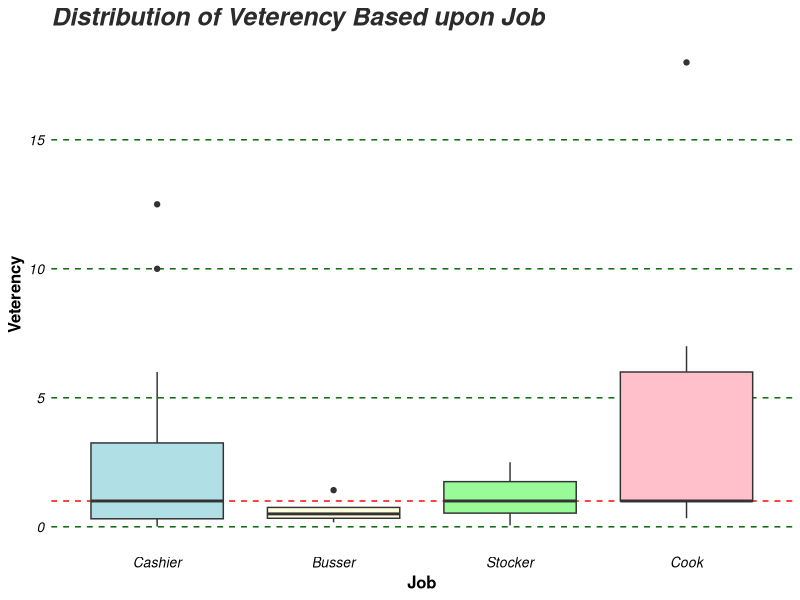
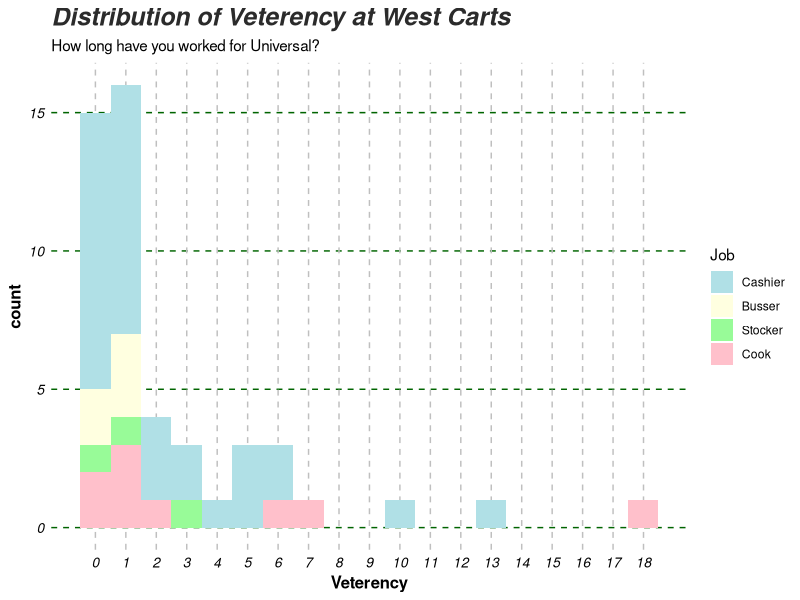
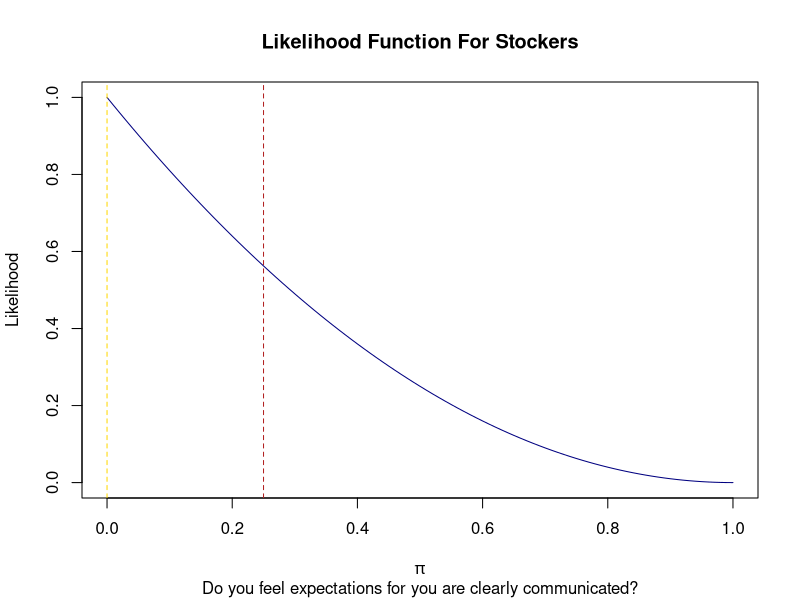
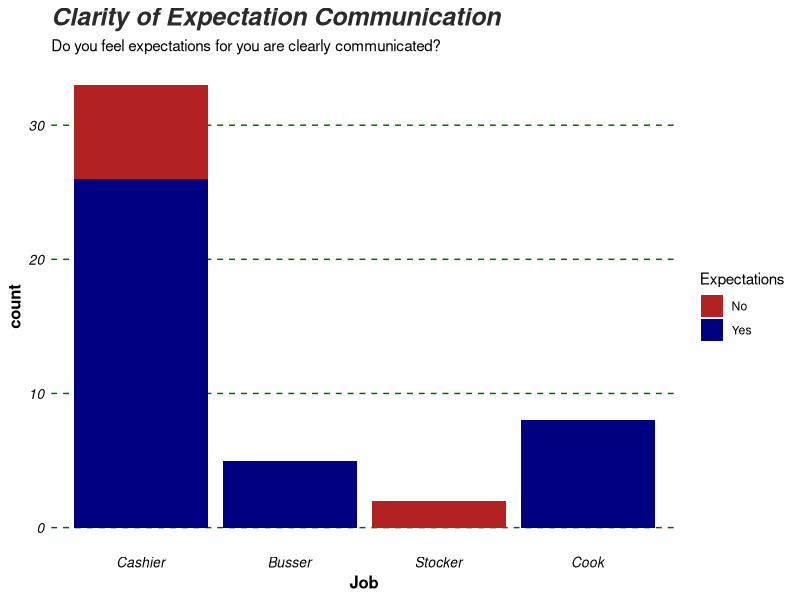
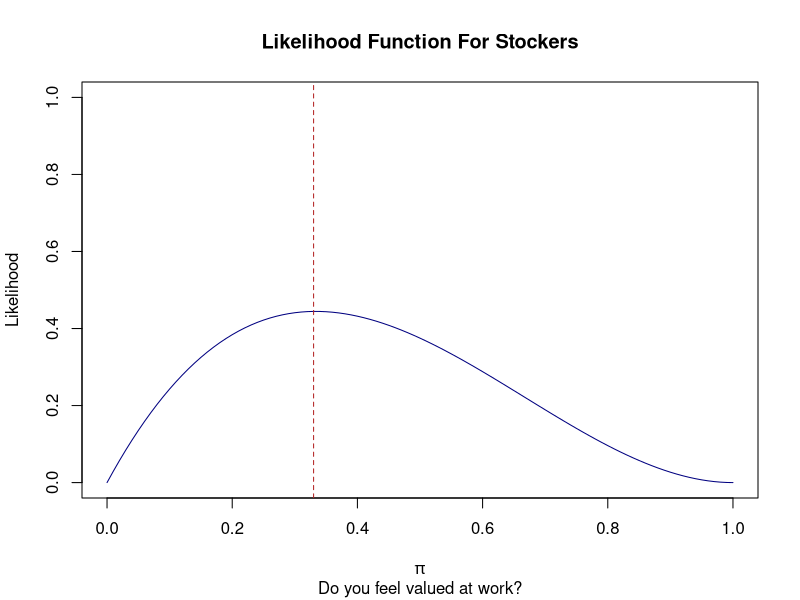
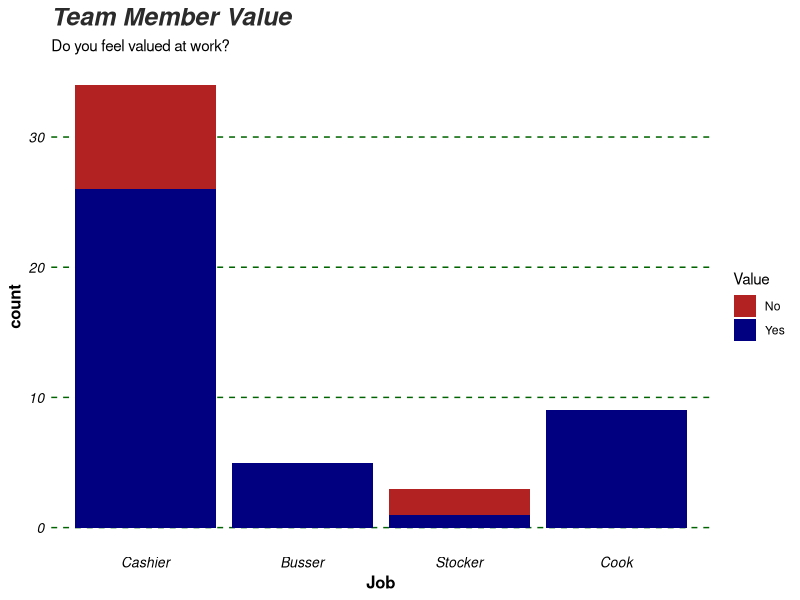
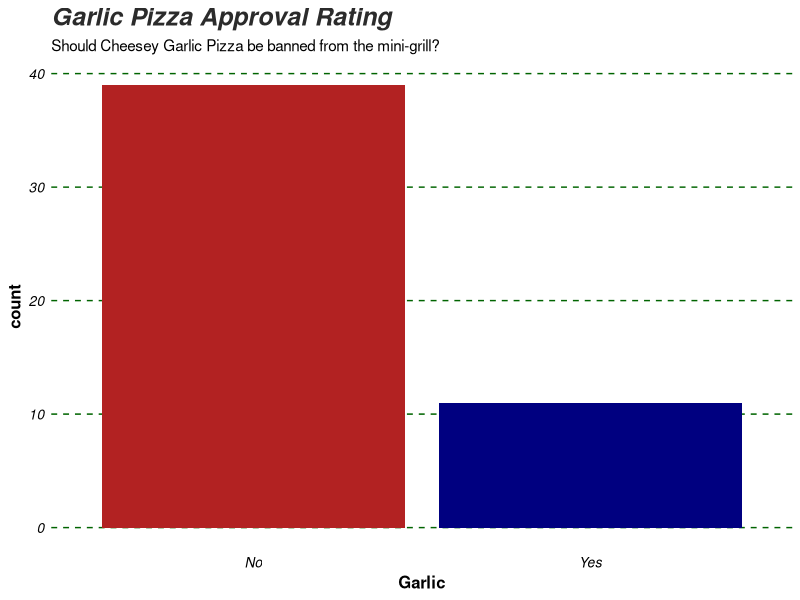
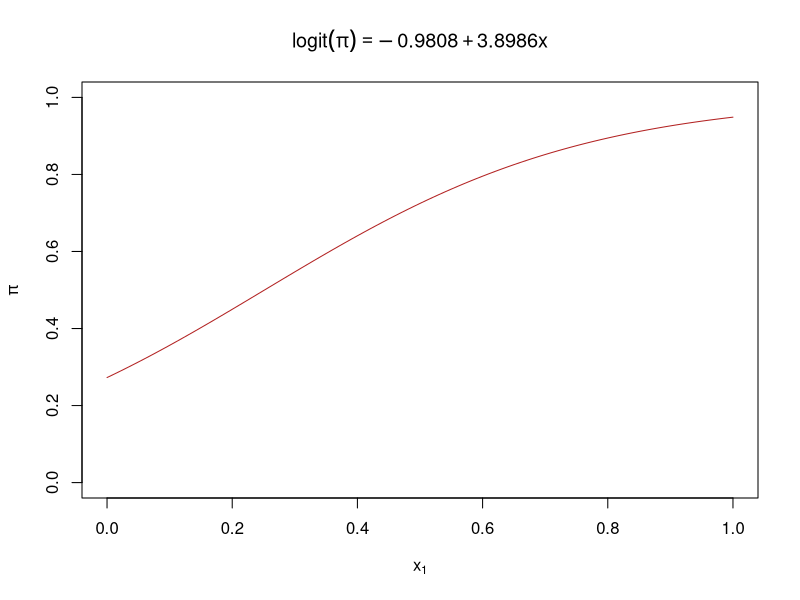

Reproduce these figures in R, in order.
setwd("D:/Files/Programing and Data/R Directory/Work Surveys")

library(ggplot2)

############################################################
#                                                          #  
#  ##### #   # #   #         #       # ##### ##### #   #   #
#  #     #   # ##  #         #       #   #     #   #   #   #
#  ####  #   # # # #         #   #   #   #     #   #####   #
#  #     #   # #  ##         #  # #  #   #     #   #   #   #
#  #      ###  #   #          ##   ##  #####   #   #   #   #
#                                                          #
#  ###  #########     #      #########  ###    #########   #
# #   #     #        # #         #     #   #    #  #  #    #
# #         #       #   #        #     #        #  #  #    #
#  ###      #      #     #       #      ###     #  #  #    #
#     #     #     #########      #         #    #  #  #    #
# #   #     #    #         #     #     #   #    #  #  #    #
#  ###      #   #           #    #      ###    #########   #
#                                                          #
############################################################

fws <- read.csv('fws3.csv')
head(fws)
summary(fws)

## Survey Asked 5 Questions
### 1. What is Your Job?
#### JOB
### 2. How long have you worked at univesal
#### VETERENCY
### 3. Do you feel valued at work
#### VALUE
### 4. Do you feel expectations for you are clearly communicated
#### EXPECTATIONS
### 5. Should cheesey garlic pizza be banned from the minigrill
#### GARLIC

## From this I want to examine 8 relationships
### 1. Veterency ~ Job
### 2. Expectations ~ Job
### 3. Value ~ Job
### 4. Garlic ~ Job
### 5. Value ~ Veterency
### 6. Expectations ~ Veterency
### 7. Garlic ~ Veterency
### 8. Value ~ Expectations

## To rephrase in terms of questions
### Q1
#### 4 as Predictor
#### 0 as Response
### Q2
#### 3 as Predictor
#### 1 as Response
### Q3
#### 2 as Predictor
#### 1 as Response
### Q4
#### 1 as Predictor
#### 2 as Response
### Q5
#### 0 as Predictor
#### 2 as Response

#################################
## PART A: Global Deffinitions ##
#################################
j.names <- c('Cashier', 'Busser', 'Stocker', 'Line Cook')

westcarts_theme <- theme(
			 plot.title = element_text(face = 'bold.italic', size = '18', color = 'gray17'),
			 axis.title = element_text(face = 'bold', size = '12', color = 'black'),
			 axis.text = element_text(face = 'italic', size = '10', color = 'black'),
			 axis.ticks = element_blank(),
			 panel.background = element_rect(fill = 'white', color = 'white'),
			 panel.grid.major.x = element_blank(),
			 panel.grid.major.y = element_line(linetype = 2, color = 'darkgreen'),
			 panel.grid.minor.x = element_blank(),
			 panel.grid.minor.y = element_blank()
			 )

#############################
## PART 1: Veterency ~ Job ##
#############################
# First we examine the means
c.data <- fws[which(fws$Job == 0),]                 # Filter out Cashiers
c.vet.clean <- c.data[complete.cases(c.data[,2]),]  # Ditch the NA's
c.vet.mean <- mean(c.vet.clean$Veterency)           # Calculate a Mean
                                                    # Repeat
b.data <- fws[which(fws$Job == 1),]
b.vet.clean <- b.data[complete.cases(b.data[,2]),]
b.vet.mean <- mean(b.vet.clean$Veterency)

s.data <- fws[which(fws$Job == 2),]
s.vet.clean <- s.data[complete.cases(s.data[,2]),]
s.vet.mean <- mean(s.vet.clean$Veterency)

l.data <- fws[which(fws$Job == 3),]
l.vet.clean <- l.data[complete.cases(l.data[,2]),]
l.vet.mean <- mean(l.vet.clean$Veterency)

j.vet.means <- c(c.vet.mean, b.vet.mean, s.vet.mean, l.vet.mean)
means.comp <- data.frame(j.names, j.vet.means)
#--------#
means.comp
#--------#

# Now lets model
jobsvet.clean <- fws[complete.cases(fws[,1:2]),]
jobs.vet <- data.frame(C = c(1:49),
			 B = c(1:49),
			 S = c(1:49),
			 L = c(1:49))
jobs.vet[1] <- ifelse(jobsvet.clean[1] == 0, 1, 0)
jobs.vet[2] <- ifelse(jobsvet.clean[1] == 1, 1, 0)
jobs.vet[3] <- ifelse(jobsvet.clean[1] == 2, 1, 0)
jobs.vet[4] <- ifelse(jobsvet.clean[1] == 3, 1, 0)
jobs.vet[5] <- jobsvet.clean[2]
colnames(jobs.vet) <- c('JobCashier', 'JobBusser', 'JobStocker', 'JobCook', 'Vet')
jobvet.fit <- lm(Vet ~ JobCashier + JobBusser + JobStocker + JobCook, data = jobs.vet)
summary(jobvet.fit)
# this model is terrible
# Lets make a box and whisker plot
jobs.graph <- jobsvet.clean[,1:2]
jobs.graph[1] <- as.factor(jobs.graph$Job)

ggplot(jobs.graph, aes(x = Job, y = Veterency, fill = Job)) + 
	scale_x_discrete(labels = c('Cashier', 'Busser', 'Stocker', 'Cook')) +
	scale_fill_manual(values = c('powderblue', 'lightyellow', 'palegreen', 'pink'),
				name = 'Job', labels = c('Cashier', 'Busser', 'Stocker', 'Cook')) +
	geom_hline(aes(yintercept=1), linetype = 2, color = 'red') + 
	guides(fill = FALSE) + 
	geom_boxplot() + labs(title = 'Distribution of Veterency Based upon Job') + westcarts_theme

ggplot(jobs.graph, aes(x = Veterency, fill = Job)) + geom_histogram(bins = 19) + 
	scale_fill_manual(values = c('powderblue', 'lightyellow', 'palegreen', 'pink'),
				name = 'Job', labels = c('Cashier', 'Busser', 'Stocker', 'Cook')) +
	scale_x_continuous(breaks = c(0:18)) + 
	labs(title = 'Distribution of Veterency at West Carts', 
	     subtitle = 'How long have you worked for Universal?') + 
	westcarts_theme + theme(panel.grid.major.x = element_line(linetype = 2, color = 'grey75'))
	
################################
## PART 2: Expectations ~ Job ##
################################
# First we construct a table
j.ex.clean <- fws[complete.cases(fws[,c(1,4)]),]                   # Filter out NA's
j.ex.table <- xtabs(~Job + Expectations, data = j.ex.clean)        # Create a Table
colnames(j.ex.table) <- c('No', 'Yes')                             # Rename Columns
rownames(j.ex.table) <- c('Cashier', 'Busser', 'Stocker', 'Cook')  # Rename Rows
#--------#
j.ex.table
#--------#
chisq.test(j.ex.table, correct = FALSE)                            # Dependant                       
fisher.test(j.ex.table)                                            # Dependant                       
# Cashiers are the only ones that vary
j.ex.ptable <- j.ex.table / rowSums(j.ex.table)
#---------#
j.ex.ptable
#---------#

curve(dbinom(0,2,x), xlim = c(0,1), ylim = c(0,1),
	main = 'Likelihood Function For Stockers', 
	sub = 'Do you feel expectations for you are clearly communicated?',
	xlab = expression(pi), ylab = 'Likelihood', col = 'navy')
abline(v = 0.25, lty = 'dashed', col = 'firebrick')
abline(v = 0, lty = 'dashed', col = 'gold')

ex.graph <- j.ex.clean[,c(1,4)]
ex.graph[1] <- as.factor(ex.graph$Job)
ex.graph[2] <- as.factor(ex.graph$Expectations)
ex.graph[2] <- ifelse(ex.graph[2] == 1, 'Yes', 'No')

ggplot(ex.graph, aes(x = Job, fill = Expectations)) +  geom_bar() + 
	labs(title = 'Clarity of Expectation Communication',
	     subtitle = 'Do you feel expectations for you are clearly communicated?') + 
	scale_fill_manual(values = c('firebrick', 'navy'))+ 
	scale_x_discrete(labels = c('Cashier', 'Busser', 'Stocker', 'Cook')) +
	westcarts_theme

#########################
## PART 3: Value ~ Job ##
#########################
j.value.clean <- fws[complete.cases(fws[,c(1,3)]),]                   # Filter out NA's
j.value.table <- xtabs(~Job + Value, data = j.value.clean)            # Construct a table
colnames(j.value.table) <- c('No', 'Yes')                             # Rename Columns
rownames(j.value.table) <- c('Cashier', 'Busser', 'Stocker', 'Cook')  # Rename Rows
#-----------#
j.value.table
#-----------#
chisq.test(j.value.table, correct = FALSE)                            # Dependant                       
fisher.test(j.value.table)                                            # Dependant                       
# Stockers and Cashierss both Vary
# stockers is easy math 
# 2/3rds feel not valued
j.value.ptable <- j.value.table / rowSums(j.value.table)
#------------#
j.value.ptable
#------------#

curve(dbinom(1,3,x), xlim = c(0,1), ylim = c(0,1),
	main = 'Likelihood Function For Stockers', 
	sub = 'Do you feel valued at work?',
	xlab = expression(pi), ylab = 'Likelihood', col = 'navy')
abline(v = 0.33, lty = 'dashed', col = 'firebrick')



value.graph <- j.value.clean[,c(1,3)]
value.graph[1] <- as.factor(value.graph$Job)
value.graph[2] <- as.factor(value.graph$Value)
value.graph[2] <- ifelse(value.graph[2] == 1, 'Yes', 'No')

ggplot(value.graph, aes(x = Job, fill = Value)) +  geom_bar() + 
	labs(title = 'Team Member Value',
	     subtitle = 'Do you feel valued at work?') + 
	scale_fill_manual(values = c('firebrick', 'navy'))+ 
	scale_x_discrete(labels = c('Cashier', 'Busser', 'Stocker', 'Cook')) +
	westcarts_theme

##########################
## PART 4: Garlic ~ Job ##
##########################
j.gar.clean <- fws[complete.cases(fws[,c(1,5)]),]
j.gar.table <- xtabs(~Job + Garlic, data = j.gar.clean)
colnames(j.gar.table) <- c('No', 'Yes')                             
rownames(j.gar.table) <- c('Cashier', 'Busser', 'Stocker', 'Cook')
#---------#
j.gar.table
#---------#  
j.gar.ptable <- j.gar.table / rowSums(j.gar.table)
#----------#
j.gar.ptable
#----------#

chisq.test(j.gar.table, correct = FALSE)                       
fisher.test(j.gar.table)

# Independance means I can condense into:
garlic.props <- colSums(j.gar.table) / sum(j.gar.table)
#----------#
garlic.props
#----------#

gar.graph <- j.gar.clean[,c(1,5)]
gar.graph[1] <- as.factor(gar.graph$Job)
gar.graph[2] <- as.factor(gar.graph$Garlic)
gar.graph[2] <- ifelse(gar.graph[2] == 1, 'Yes', 'No')

ggplot(gar.graph, aes(x = Garlic)) +  geom_bar(fill = c('firebrick', 'navy')) + 
	labs(title = 'Garlic Pizza Approval Rating',
	     subtitle = 'Should Cheesey Garlic Pizza be banned from the mini-grill?') + 
	westcarts_theme

###############################
## PART 5: Veterency ~ Value ##
###############################
vv.clean <- fws[complete.cases(fws[,c(2,3)]),]
vv.fit <- glm(Value ~ Veterency, family = binomial(link = logit), data = vv.clean)
summary(vv.fit)
# Veterency does not have a substantial effect on feeling valued

######################################
## PART 6: Veterency ~ Expectations ##
######################################
ve.clean <- fws[complete.cases(fws[,c(2,4)]),]
ve.fit <- glm(Expectations ~ Veterency, family = binomial(link = logit), data = ve.clean)
summary(ve.fit)
# Veterency does not have a substantial effect on Expectations

################################
## PART 7: Veterency ~ Garlic ##
################################
vg.clean <- fws[complete.cases(fws[,c(2,5)]),]
vg.fit <- glm(Garlic ~ Veterency, family = binomial(link = logit), data = vg.clean)
summary(vg.fit)
# Veterency does not have a substantial effect on love of garlic pizza

###################################
## PART 8: Valued ~ Expectations ##
###################################
ev.clean <- fws[complete.cases(fws[,c(3,4)]),]
ev.table <- xtabs(~Value + Expectations, data = ev.clean)
rownames(ev.table) <- c('No', 'Yes')
colnames(ev.table) <- c('No', 'Yes')
#------#
ev.table
#------#
chisq.test(ev.table, correct = FALSE)
fisher.test(ev.table)

ev.fit <- glm(Value ~ Expectations, family = binomial(link = logit), data = ev.clean)
summary(ev.fit)
curve(expr = exp(ev.fit$coefficients[1] + ev.fit$coefficients[2] * x) / 
		 (1 + exp(ev.fit$coefficients[1] + ev.fit$coefficients[2] * x)), 
		 col = 'firebrick', main = expression(logit(pi) == -0.9808 + 3.8986*x),
		 ylab = expression(pi), xlab = expression(x[1]),
		 ylim = c(0,1))
exp(ev.fit$coefficients[2])

ev.pred0 <- ev.fit$coefficients[1] + (ev.fit$coefficients[2] * 0)             # lower logit link
ev.pred1 <- ev.fit$coefficients[1] + (ev.fit$coefficients[2] * 1)             # upper logit link
as.numeric(exp(ev.pred0)/(1 + exp(ev.pred0)))                                 # 0.27
as.numeric(exp(ev.pred1)/(1 + exp(ev.pred1)))                                 # 0.94

ev.graph <- ev.clean[,c(3,4)]
ev.graph[1] <- as.factor(ev.graph$Value)
ev.graph[2] <- as.factor(ev.graph$Expectations)
ev.graph <- ifelse(ev.graph == 1, 'Yes', 'No')
ev.graph <- as.data.frame(ev.graph)

ggplot(ev.graph, aes(x = Value, fill = Expectations)) + geom_bar() + 
	labs(title = 'Expectation Communication and Feelings of Value') + 
	scale_fill_manual(values = c('firebrick', 'navy'))+
	westcarts_theme
